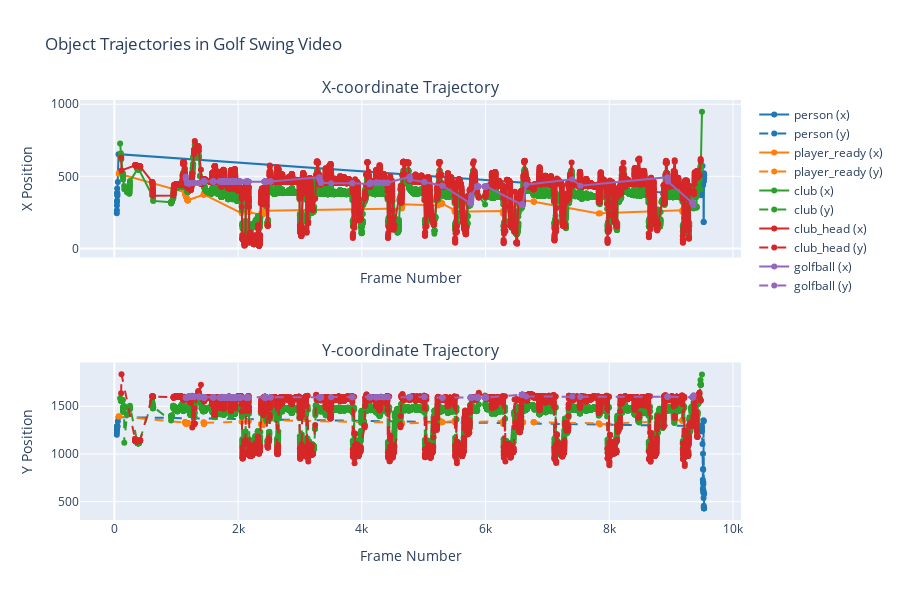

The notebook cell this image was saved under:
### Code cell
video_file = "IMG_3518.MOV"
swing_intervals = find_swing_intervals(video_file)

### Figure 1 — Plotly figure (JSON) as saved in the notebook; plotly's stock layout.template omitted (floating-point values rounded to 4 significant figures; data arrays with more than 128 entries replaced by an {"elided": "..."} marker saying what was removed)
{"data": [{"line": {"color": "#1f77b4"}, "mode": "lines+markers", "name": "person (x)", "type": "scatter", "x": [40, 41, 42, 43, 44, 45, 46, 47, 48, 50, 57, 68, 9487, 9488, 9489, 9490, 9491, 9492, 9493, 9494, 9495, 9496, 9507, 9512, 9513, 9514, 9515, 9516, 9517, 9518, 9519, 9520, 9521, 9522, 9523, 9524, 9524, 9526, 9527, 9527, 9528, 9529, 9530, 9531, 9532, 9533, 9534], "xaxis": "x", "y": [244, 265.5, 298.5, 322, 331.5, 382.5, 415, 386.5, 365, 371, 460, 654, 369.5, 382.5, 402, 407, 418.5, 431, 431.5, 448.5, 458.5, 454, 572.5, 486.5, 466, 461, 437.5, 462.5, 465.5, 460.5, 458.5, 461.5, 463, 467.5, 473, 183.5, 485, 496, 497, 183, 506.5, 498, 521.5, 511, 514.5, 485.5, 505.5], "yaxis": "y"}, {"line": {"color": "#1f77b4", "dash": "dash"}, "mode": "lines+markers", "name": "person (y)", "type": "scatter", "x": [40, 41, 42, 43, 44, 45, 46, 47, 48, 50, 57, 68, 9487, 9488, 9489, 9490, 9491, 9492, 9493, 9494, 9495, 9496, 9507, 9512, 9513, 9514, 9515, 9516, 9517, 9518, 9519, 9520, 9521, 9522, 9523, 9524, 9524, 9526, 9527, 9527, 9528, 9529, 9530, 9531, 9532, 9533, 9534], "xaxis": "x2", "y": [1201, 1226.0, 1248.0, 1260, 1267, 1277, 1290, 1293, 1290.0, 1291, 1342.0, 1386, 1298.0, 1296.0, 1292.0, 1288, 1276.0, 1272, 1260.0, 1250.0, 1244.0, 1235, 1106, 731.5, 639.5, 628, 1002.0, 844, 703.5, 835.5, 700.5, 680.5, 620.5, 599.5, 594, 1354.0, 540.5, 590.5, 459, 1342, 441.5, 432, 431.5, 430.5, 432, 433.5, 580.5], "yaxis": "y2"}, {"line": {"color": "#ff7f0e"}, "mode": "lines+markers", "name": "player_ready (x)", "type": "scatter", "x": [72, 73, 1145, 1146, 1147, 1149, 1150, 1151, 1152, 1153, 1154, 1155, 1157, 1158, 1159, 1160, 1161, 1162, 1163, 1181, 1182, 1183, 1184, 1185, 1186, 1190, 1191, 1443, 1445, 1446, 1447, 1448, 1449, 1450, 1451, 1452, 1453, 2057, 2173, 2372, 2373, 2374, 2397, 2398, 2399, 2400, 2401, 2402, 2417, 2419, 2420, 4646, 4647, 4648, 4649, 4650, 4651, 5234, 5236, 5261, 5263, 5264, 5265, 5268, 5270, 5271, 5273, 5274, 5275, 5293, 5294, 5295, 5296, 5297, 5298, 5299, 5499, 5500, 6283, 6284, 6606, 6607, 6778, 6779, 6780, 6781, 7829, 7849, 9179, 9180], "xaxis": "x", "y": [523.5, 518.5, 389, 386.5, 384.5, 376, 377, 375, 373, 371, 366.5, 364, 361, 360, 359.5, 359.5, 359.5, 360.5, 359, 336.5, 334, 332.5, 333.5, 334, 332, 334, 334.5, 373, 373.5, 374.5, 376.5, 379, 380, 379, 378, 376, 373.5, 244, 251.5, 234, 238.5, 242.5, 250.5, 246.5, 241.5, 237.5, 234.5, 240, 242, 255.5, 262, 276, 281, 286, 295, 299.5, 305.5, 297.5, 310.5, 401.5, 408, 413.5, 415, 413, 406, 406, 401.5, 397.5, 383.5, 312.5, 311.5, 313, 312, 310.5, 311, 311, 265, 254, 259.5, 240, 325.5, 332, 325, 324.5, 325, 324, 242, 244, 264.5, 254], "yaxis": "y"}, {"line": {"color": "#ff7f0e", "dash": "dash"}, "mode": "lines+markers", "name": "player_ready (y)", "type": "scatter", "x": [72, 73, 1145, 1146, 1147, 1149, 1150, 1151, 1152, 1153, 1154, 1155, 1157, 1158, 1159, 1160, 1161, 1162, 1163, 1181, 1182, 1183, 1184, 1185, 1186, 1190, 1191, 1443, 1445, 1446, 1447, 1448, 1449, 1450, 1451, 1452, 1453, 2057, 2173, 2372, 2373, 2374, 2397, 2398, 2399, 2400, 2401, 2402, 2417, 2419, 2420, 4646, 4647, 4648, 4649, 4650, 4651, 5234, 5236, 5261, 5263, 5264, 5265, 5268, 5270, 5271, 5273, 5274, 5275, 5293, 5294, 5295, 5296, 5297, 5298, 5299, 5499, 5500, 6283, 6284, 6606, 6607, 6778, 6779, 6780, 6781, 7829, 7849, 9179, 9180], "xaxis": "x2", "y": [1394.0, 1394.0, 1335, 1332, 1334, 1329, 1326.0, 1326.0, 1324.0, 1324.0, 1322.0, 1321, 1322.0, 1321, 1321, 1320.0, 1320, 1320, 1320, 1322.0, 1322.0, 1320.0, 1320, 1326.0, 1325, 1325, 1324.0, 1334.0, 1330.0, 1328, 1316.0, 1320.0, 1320.0, 1317, 1325, 1322.0, 1326, 1337, 1344.0, 1310, 1314.0, 1316.0, 1316, 1310.0, 1305, 1300.0, 1315, 1342.0, 1317, 1344.0, 1354, 1328, 1326, 1325, 1324.0, 1325, 1322, 1329, 1331, 1344.0, 1343, 1342, 1342, 1341, 1340, 1339, 1338.0, 1340.0, 1342, 1336.0, 1335, 1335, 1335, 1333, 1334.0, 1332.0, 1348, 1334.0, 1344.0, 1317, 1333, 1334.0, 1332.0, 1333, 1333, 1334.0, 1322, 1310, 1356, 1346.0], "yaxis": "y2"}, {"line": {"color": "#2ca02c"}, "mode": "lines+markers", "name": "club (x)", "type": "scatter", "x": {"elided": "7434 int values"}, "xaxis": "x", "y": {"elided": "7434 float values"}, "yaxis": "y"}, {"line": {"color": "#2ca02c", "dash": "dash"}, "mode": "lines+markers", "name": "club (y)", "type": "scatter", "x": {"elided": "7434 int values"}, "xaxis": "x2", "y": {"elided": "7434 float values"}, "yaxis": "y2"}, {"line": {"color": "#d62728"}, "mode": "lines+markers", "name": "club_head (x)", "type": "scatter", "x": {"elided": "5979 int values"}, "xaxis": "x", "y": {"elided": "5979 float values"}, "yaxis": "y"}, {"line": {"color": "#d62728", "dash": "dash"}, "mode": "lines+markers", "name": "club_head (y)", "type": "scatter", "x": {"elided": "5979 int values"}, "xaxis": "x2", "y": {"elided": "5979 float values"}, "yaxis": "y2"}, {"line": {"color": "#9467bd"}, "mode": "lines+markers", "name": "golfball (x)", "type": "scatter", "x": {"elided": "397 int values"}, "xaxis": "x", "y": {"elided": "397 float values"}, "yaxis": "y"}, {"line": {"color": "#9467bd", "dash": "dash"}, "mode": "lines+markers", "name": "golfball (y)", "type": "scatter", "x": {"elided": "397 int values"}, "xaxis": "x2", "y": {"elided": "397 float values"}, "yaxis": "y2"}], "layout": {"annotations": [{"font": {"size": 16}, "showarrow": false, "text": "X-coordinate Trajectory", "x": 0.5, "xanchor": "center", "xref": "paper", "y": 1, "yanchor": "bottom", "yref": "paper"}, {"font": {"size": 16}, "showarrow": false, "text": "Y-coordinate Trajectory", "x": 0.5, "xanchor": "center", "xref": "paper", "y": 0.375, "yanchor": "bottom", "yref": "paper"}], "height": 600, "title": {"text": "Object Trajectories in Golf Swing Video"}, "xaxis": {"anchor": "y", "domain": [0, 1], "matches": "x2", "showticklabels": false, "title": {"text": "Frame Number"}}, "xaxis2": {"anchor": "y2", "domain": [0, 1], "title": {"text": "Frame Number"}}, "yaxis": {"anchor": "x", "domain": [0.625, 1], "title": {"text": "X Position"}}, "yaxis2": {"anchor": "x2", "domain": [0, 0.375], "title": {"text": "Y Position"}}}}
